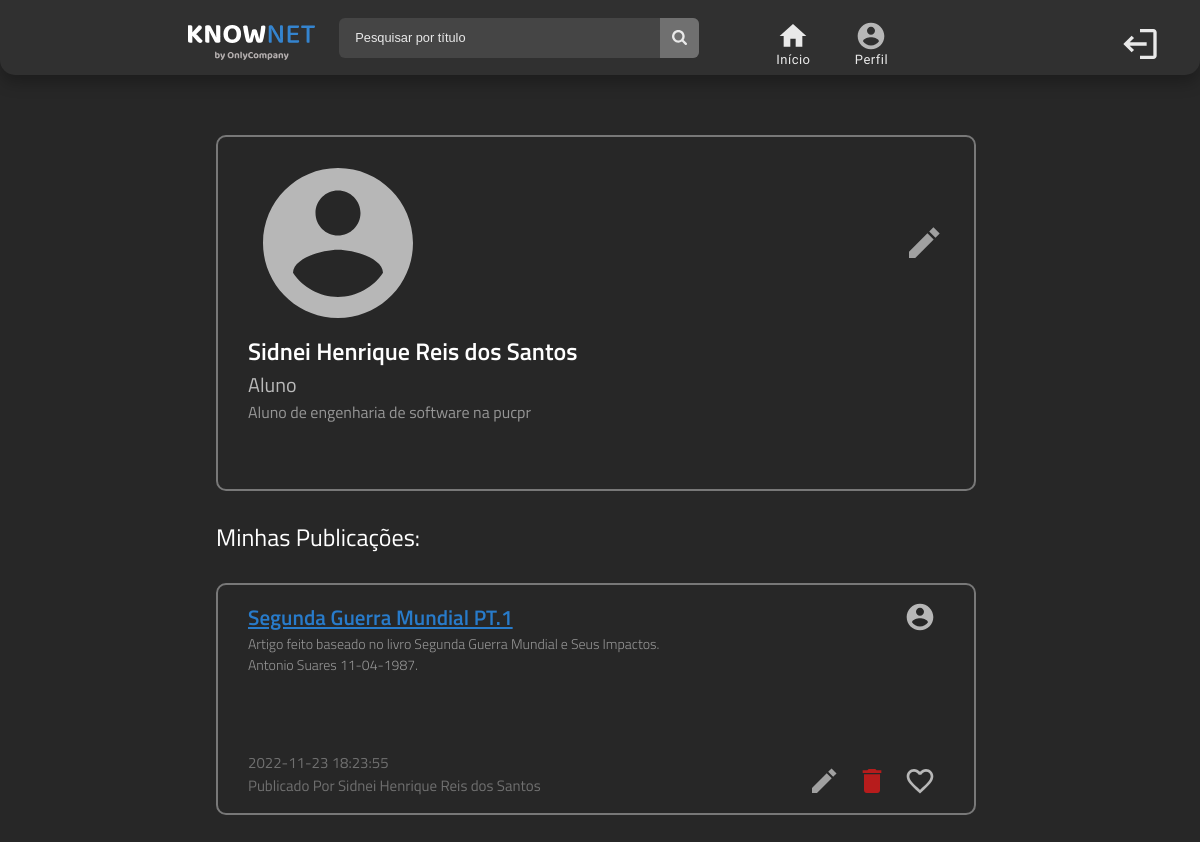
Screenshot of /pages/perfil/perfil.php (signed in) with the database file from the repository.
### tables this page shows
CREATE TABLE `users` (
  `id` int(11) NOT NULL,
  `nome` varchar(50) NOT NULL,
  `email` varchar(100) NOT NULL,
  `senha` varchar(20) NOT NULL,
  `data_nascimento` date NOT NULL,
  `tipo_user` int(1) NOT NULL,
  `biografia` varchar(255) DEFAULT NULL
);

CREATE TABLE `publicacoes` (
  `id` int(11) NOT NULL,
  `titulo` varchar(100) NOT NULL,
  `descricao` varchar(255) NOT NULL,
  `resumo` longtext NOT NULL,
  `artigo` longtext NOT NULL,
  `conteudo` int(11) NOT NULL,
  `usuario` int(11) NOT NULL,
  `datahora_publicacao` datetime NOT NULL
);

### pages/perfil/perfil.php (the view, shortened to what this page needs)
<?php
    include('../../database/conexao.php');
    $id_perfil = $_SESSION['id'];
    $sql = "SELECT * FROM users WHERE id = $id_perfil";
    $result = $mysqli->query($sql);
?>
<html>
    <head>
    </head>
    <body>
        <?php include('../templates/header.php')?>
        <?php
            while($usuario = mysqli_fetch_assoc($result)){
                $usuario_nome = $usuario['nome'];
                $usuario_bio = $usuario['biografia'];
                switch ($usuario['tipo_user']) {
                    case 4:
                        $tp_user = "Aluno";
                        break;
                }
            }
        ?>
        <div class = "container-perfil">
            <div class = "perfil-box">
                <div class = "header-perfil">
                    <img src = "../../assets/Perfil.svg" alt = "Foto de perfil" >
                    <a href = "./perfil_upd_scr.php">
                        <img src = "../../assets/Edit.svg" alt = "Editar perfil" id = "edit">
                    </a>
                </div>
                <div class = "usuarioInformations">
                    <?php
                    echo "<h1> $usuario_nome </h1>";
                    echo "<h2> $tp_user </h2>";
                    echo "<p> $usuario_bio </p>";
                    ?>
                </div>
            </div>
        <?php
            echo "<h2> Minhas Publicações: </h2>";
            if ($resultPublicacoes->num_rows > 0){
                while($publicacoes_data = mysqli_fetch_assoc($resultPublicacoes)){
                    $sqluser = "SELECT nome FROM users WHERE id = $id_perfil";
                    $resultuser = $mysqli->query($sqluser);
                    $row_user = mysqli_fetch_assoc($resultuser);
                    $nome_user = $row_user['nome'];
                    $id_publicacao = $publicacoes_data['id'];
                    $titulo = $publicacoes_data['titulo'];
                    $descricao = $publicacoes_data['descricao'];
                    $datahora_publicacao = $publicacoes_data['datahora_publicacao'];
                    if ($_SESSION['id'] == $publicacoes_data['usuario']){
                        echo "
                            <div class = 'publicacao' style = 'width: 100%;'>
                                <div class = 'section-left-publi'>
                                    <a href='../publicacao_expandida/publicacao_expandida.php?id=$id_publicacao'><h1> $titulo </h1></a>
                                    <p> $descricao </p>
                                    <h2> $datahora_publicacao </h2>
                                    <h2> Publicado Por $nome_user </h2>
                                </div>
                                <div class = 'section-right-publi'>
                                    <a href = '../perfil/perfil.php'> <img src = '../../assets/Perfil.svg' alt = 'perfil-image'></a>
                                    <div class = 'buttons'>
                                        <a href = '../publicacoes/publicacoes_upd_scr.php?id=$id_publicacao'> <img src = '../../assets/Edit.svg' alt = 'edit-button'> </a>
                                        <a href = '../publicacoes/publicacoes_del_prc.php?id=$id_publicacao'> <img src = '../../assets/Delete.svg' alt = 'delete-button'> </a>
                                        <a onClick = 'return changeLike($id_publicacao);' > <img src = '../../assets/Like.svg' alt = 'like-button' id = 'like-$id_publicacao'> </a>
                                    </div>
                                </div>
                            </div>
                        ";
                    }
                }
            }else{
                echo "<h4 class='white font'>Você ainda não publicou conteúdos!</h4>";
            }
        ?>
        </div>
    </body>
</html>

### styles/styles.php (style rules this page uses)
:root { --black: #272727; --white: #FFFFFF; --grey: #787878; --light_grey: #BABABA; --p_grey: #969696; --strong_grey: #707070; --blue: #287BCA; --strong_blue: #04396A; }
a { text-decoration: none; }
* { margin: 0; padding: 0; }
body { width: 100%; background-color: var(--black); }
.container-perfil { display: flex; flex-direction: column; margin: 5% 24% 0 18%; }
.container-perfil > h2 { align-self: flex-start; color: var(--white); font-family: 'Titillium Web', sans-serif; font-weight: 400; margin: 4% 0; }
.perfil-box { display: flex; flex-direction: column; width: 100%; height: 320px; border: 2px solid var(--grey); border-radius: 10px; padding: 16px 30px; }
.perfil-box h1 { font-family: 'Titillium Web', sans-serif; font-weight: 600; font-size: 24px; width: 75%; color: var(--white); }
.perfil-box h2 { font-family: 'Titillium Web', sans-serif; font-weight: 400; font-size: 20px; width: 75%; color: var(--light_grey); }
.perfil-box p { width: 75%; font-family: 'Titillium Web', sans-serif; font-weight: 400; font-size: 16px; color: var(--p_grey); }
.header-perfil { display: flex; justify-content: space-between; align-items: center; }
.header-perfil > img { width: 180px; }
.publicacao { display: flex; justify-content: space-between; width: 75%; height: 196px; border: 2px solid var(--grey); border-radius: 10px; padding: 16px 30px; margin-bottom: 5%; }
.publicacao h1 { font-family: 'Titillium Web', sans-serif; font-weight: 600; color: var(--blue); font-size: 21px; text-decoration: underline; overflow: hidden; text-overflow: ellipsis; }
.publicacao p { font-family: 'Titillium Web', sans-serif; font-weight: 300; width: 85%; height: 60%; color: var(--p_grey); font-size: 14px; }
.publicacao h2 { font-family: 'Titillium Web', sans-serif; font-weight: 400; color: var(--strong_grey); font-size: 15px; }
.section-left-publi { width: 75%; }
.section-right-publi { width: 25%; }
.section-left-publi , .section-right-publi { display: flex; flex-direction: column; justify-content: space-between; }
.section-right-publi { align-items: flex-end; }
.section-right-publi a img { width: 32px; margin: 0 8px; }
.buttons { display: flex; justify-content: space-between; }

### styles/header.php (style rules this page uses)
* { margin: 0; padding: 0; }

### rows the page displays
users: nome "Sidnei Henrique Reis dos Santos", tipo_user "Aluno", biografia "Aluno de engenharia de software na pucpr"
publicacoes: titulo "Segunda Guerra Mundial PT.1", descricao "Artigo feito baseado no livro Segunda Guerra Mundial e Seus Impactos. Antonio Suares 11-04-1987.", datahora_publicacao "2022-11-23 18:23:55", usuario.nome "Sidnei Henrique Reis dos Santos"
